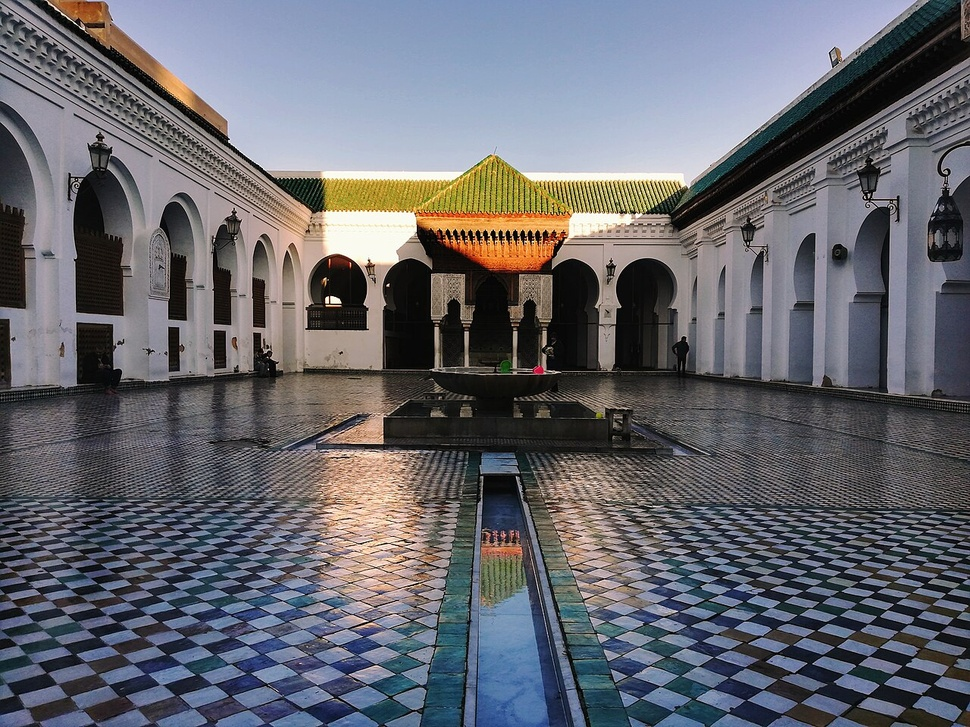
#> input picture image.jpg, 970 x 727 px, shrunk from 1280 x 960 before the run
$ python test_image.py
#> lines starting #> are read from the running program, lines starting #| are printed output that depends on the picture
import cv2
img = cv2.imread('image.jpg')
#> img is the input picture: shape (727, 970, 3); mean B, G, R 110.2, 103.2, 102.2
if img is None:
    print("Erreur : image non trouvée")
else:
    gray = cv2.cvtColor(img, cv2.COLOR_BGR2GRAY)
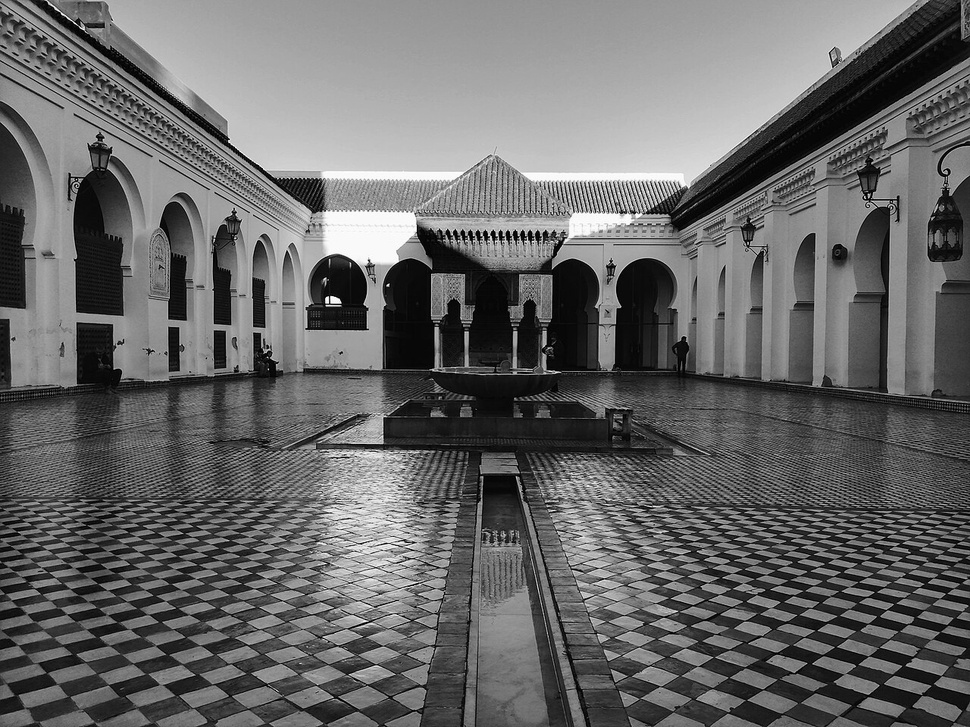
#> gray: shape (727, 970); min 0, max 255, mean 103.7
    cv2.imshow('Image originale', img)
    cv2.imshow('Image en gris', gray)
    cv2.imwrite('gray.jpg', gray)
    cv2.waitKey(0)
    cv2.destroyAllWindows()

import cv2
import matplotlib.pyplot as plt
# Charger image
img = cv2.imread('image.jpg')
if img is None:
    print("Erreur")
else:
# Niveaux de gris
    gray = cv2.cvtColor(img, cv2.COLOR_BGR2GRAY)
    # Filtrage
    blur = cv2.GaussianBlur(gray, (5,5), 0)
    # Contours
    edges = cv2.Canny(blur, 100, 200)
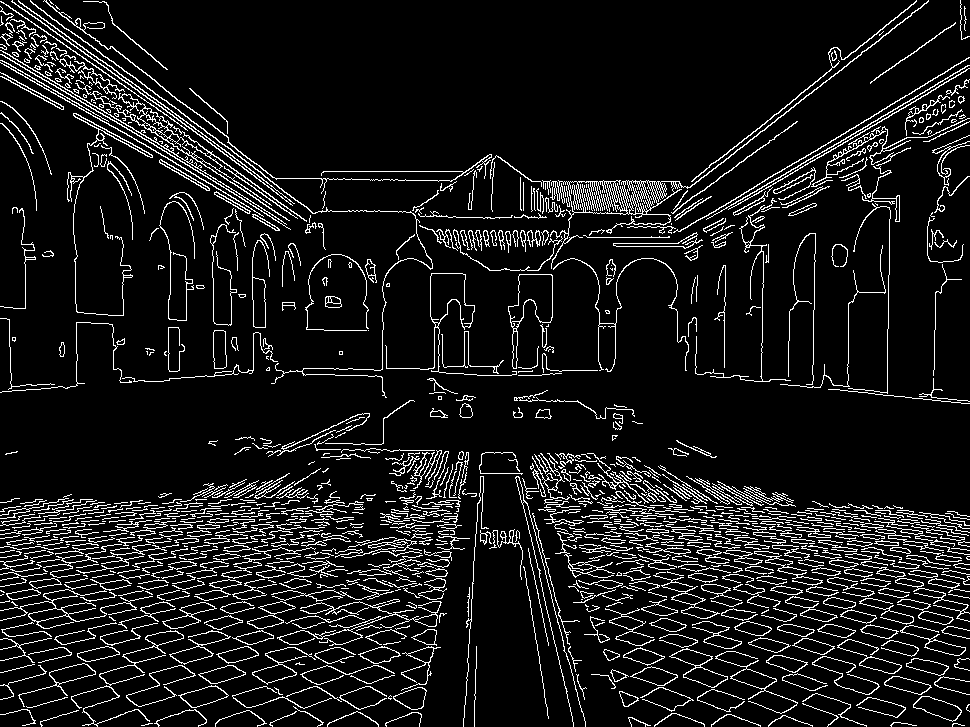
#> edges: shape (727, 970); 9.4% white in thin lines or dots
    # Histogramme
    plt.hist(gray.ravel(), 256, [0,256])
    plt.title("Histogramme")
    plt.show()
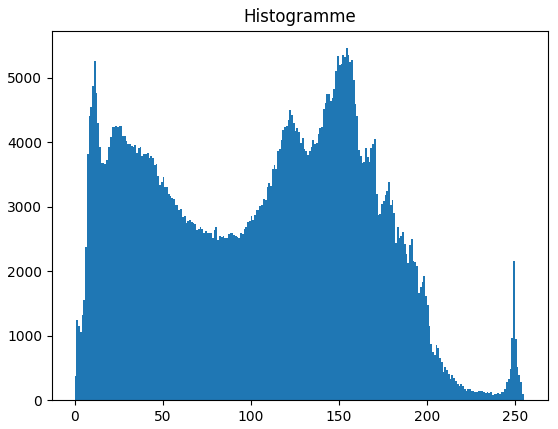
#> figure drawn by matplotlib, 1 panel; tallest bar 5456 high, from x = 154 to 155
    # Affichage
    cv2.imshow('Original', img)
    cv2.imshow('Gris', gray)
    cv2.imshow('Flou', blur)
    cv2.imshow('Contours', edges)
    cv2.waitKey(0)
    cv2.destroyAllWindows()
